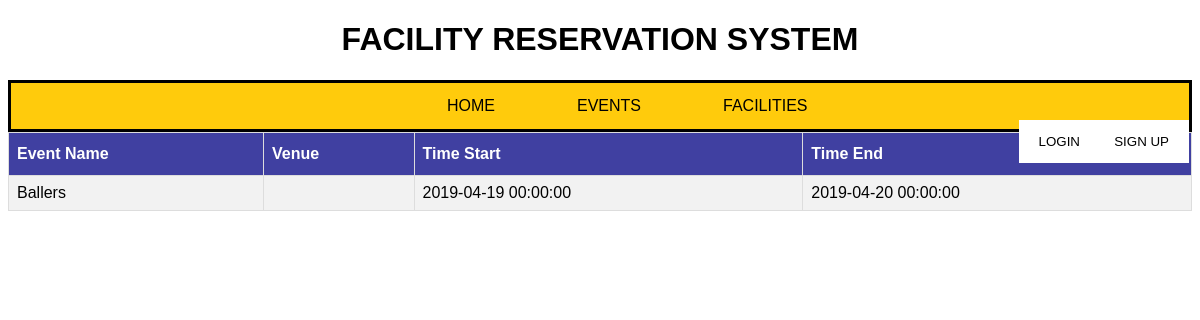
The app's page /php/event_page_home.php, older data.
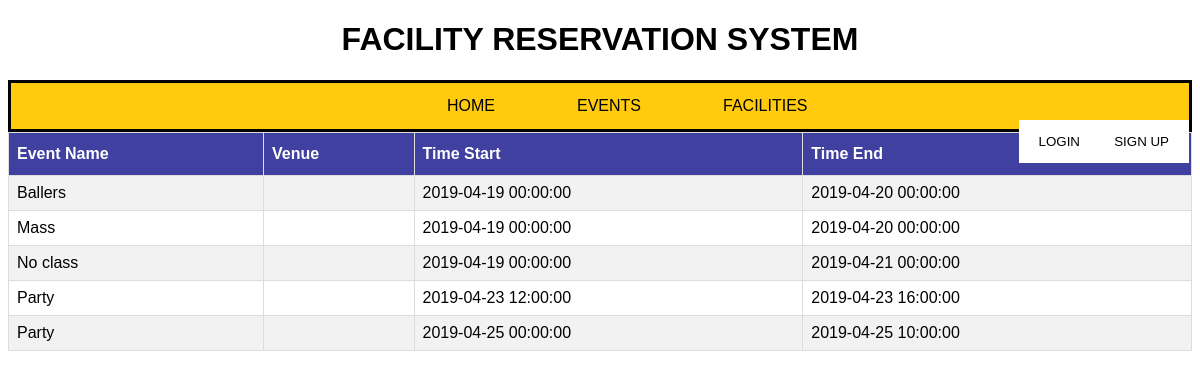
The same page, newer data.
### tables this page shows
CREATE TABLE `reservation` (
  `resID` int(100) NOT NULL,
  `user_ID` int(11) NOT NULL,
  `title` varchar(255) NOT NULL,
  `Venue` varchar(100) NOT NULL,
  `start_event` datetime NOT NULL,
  `end_event` datetime NOT NULL,
  `status` varchar(100) NOT NULL DEFAULT 'Pending'
);

### php/event_page_home.php (the view, shortened to what this page needs)
<?php include('DBConnector.php'); ?>
<!DOCTYPE html>
<html>
<head>
  <link rel="stylesheet" type="text/css" href="../stylesheet/style.css">
  <h1>FACILITY RESERVATION SYSTEM</h1>
</head>
<body>
  <ul class="menu">
    <li class="home_index"><a href="../index.html" class="home">HOME</a></li>
    <li class="events_index"><a href="event_page_home.php" class="events">EVENTS</a></li>
    <li class="faci_index"><a href="list_facilities_home.php" class="faci">FACILITIES</a></li>
  </ul>
    <table id="customers">
        <tr>
          <th>Event Name</th>
          <th>Venue</th>
          <th>Time Start</th>
          <th>Time End</th>
        </tr>
    <?php
      $sql = "SELECT * FROM reservation WHERE status LIKE 'Approved'";
      $result = $conn-> query($sql);
      if ($result-> num_rows > 0){
        while ($row = $result-> fetch_assoc()){
          echo "<tr>
              <td>" . $row["title"] . "</td>
              <td>" . $row["Venue"] . "</td>
              <td>"  . $row["start_event"] . "</td>
              <td>" . $row["end_event"] . "</td>
              </tr>";
        }
        echo "</table>";
      }else{
        echo "0 result";
      }
    ?>
  <button onclick="document.getElementById('id01').style.display='block'" style="width:auto;" class="loginB">LOGIN</button>
  <button onclick="document.getElementById('id02').style.display='block'" style="width:auto;" class="signupB">SIGN UP</button>
</body>
</html>

### stylesheet/style.css (style rules this page uses)
h1 { text-align: center; }
ul.menu { list-style-type: none; margin: 0px; padding: 0; overflow: hidden; background-color:#ffcb0c; border-style: solid; }
li.home_index { float: left; margin-right: -450px; margin-left: 420px; }
li.events_index { float: left; margin-right: -450px; margin-left: 500px; }
li.faci_index { float: left; margin-right: -450px; margin-left: 500px; }
li a.home { display: block; color: black; text-align: center; padding: 14px 16px; text-decoration: none; font-style: bold; }
li a.events { display: block; color: black; text-align: center; padding: 14px 16px; text-decoration: none; font-style: bold; }
li a.faci { display: block; color: black; text-align: center; padding: 14px 16px; text-decoration: none; font-style: bold; }
body { font-family: Arial, Helvetica, sans-serif; }
button.loginB { background-color: white; color: black; padding: 14px 20px; position: fixed; right: 0; top: 50%; width: 8em; margin-top: -21em; margin-right: 100px; border: none; cursor: pointer; width: 100%; }
button.signupB { background-color: white; color: black; padding: 14px 20px; position: fixed; right: 0; top: 50%; width: 8em; margin-top: -21em; margin-right: 11px; border: none; cursor: pointer; width: 100%; }
#customers { font-family: "Trebuchet MS", Arial, Helvetica, sans-serif; border-collapse: collapse; width: 100%; }
#customers td, #customers th { border: 1px solid #ddd; padding: 8px; }
#customers tr:nth-child(even) { background-color: #f2f2f2; }
#customers th { padding-top: 12px; padding-bottom: 12px; text-align: left; background-color: #4040a1; color: white; }

Row changes from the older to the newer data that the page shows:
added reservation: title "Mass", start_event "2019-04-19 00:00:00", end_event "2019-04-20 00:00:00"
added reservation: title "No class", start_event "2019-04-19 00:00:00", end_event "2019-04-21 00:00:00"
added reservation: title "Party", start_event "2019-04-23 12:00:00", end_event "2019-04-23 16:00:00"
added reservation: title "Party", start_event "2019-04-25 00:00:00", end_event "2019-04-25 10:00:00"
